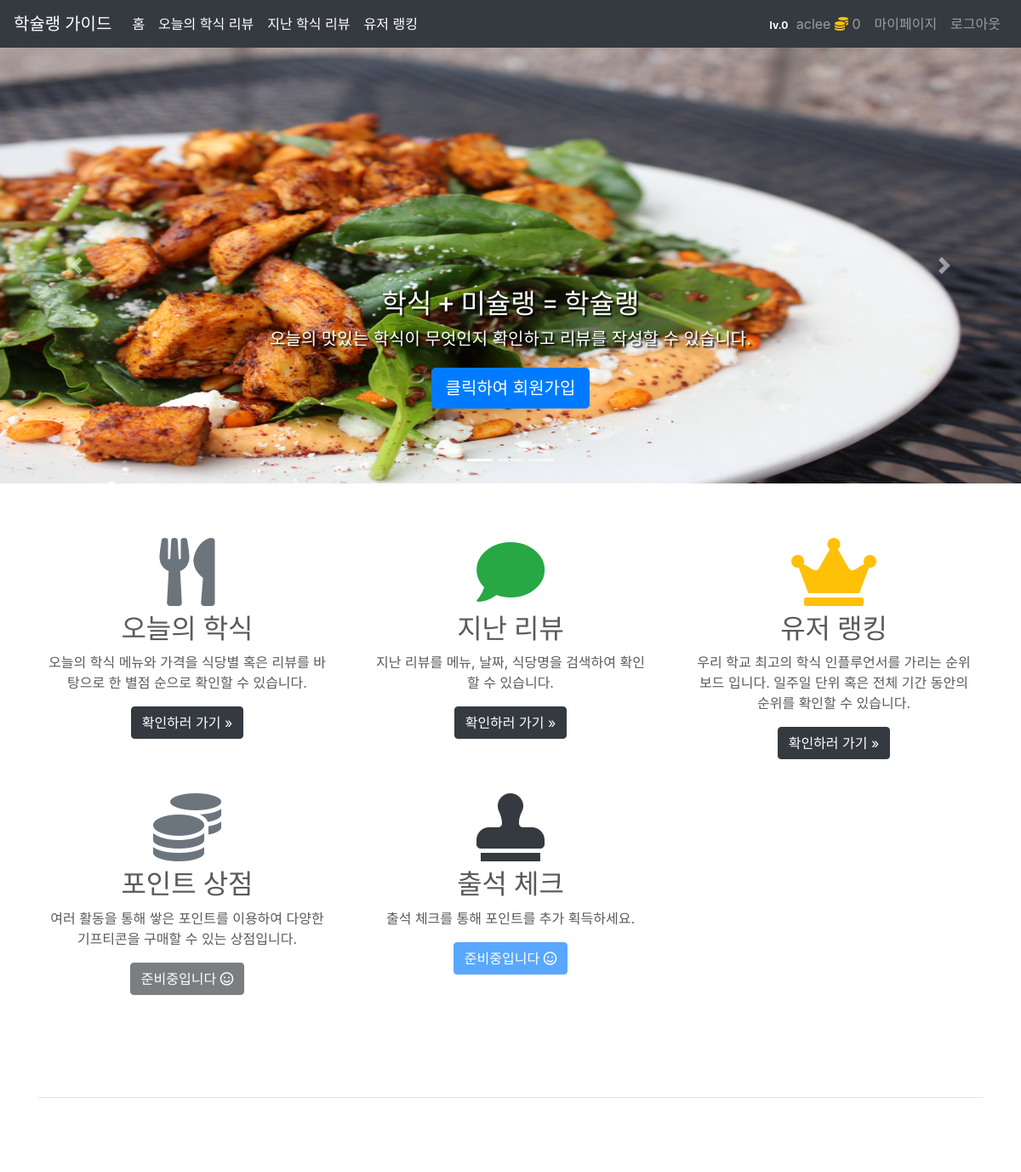
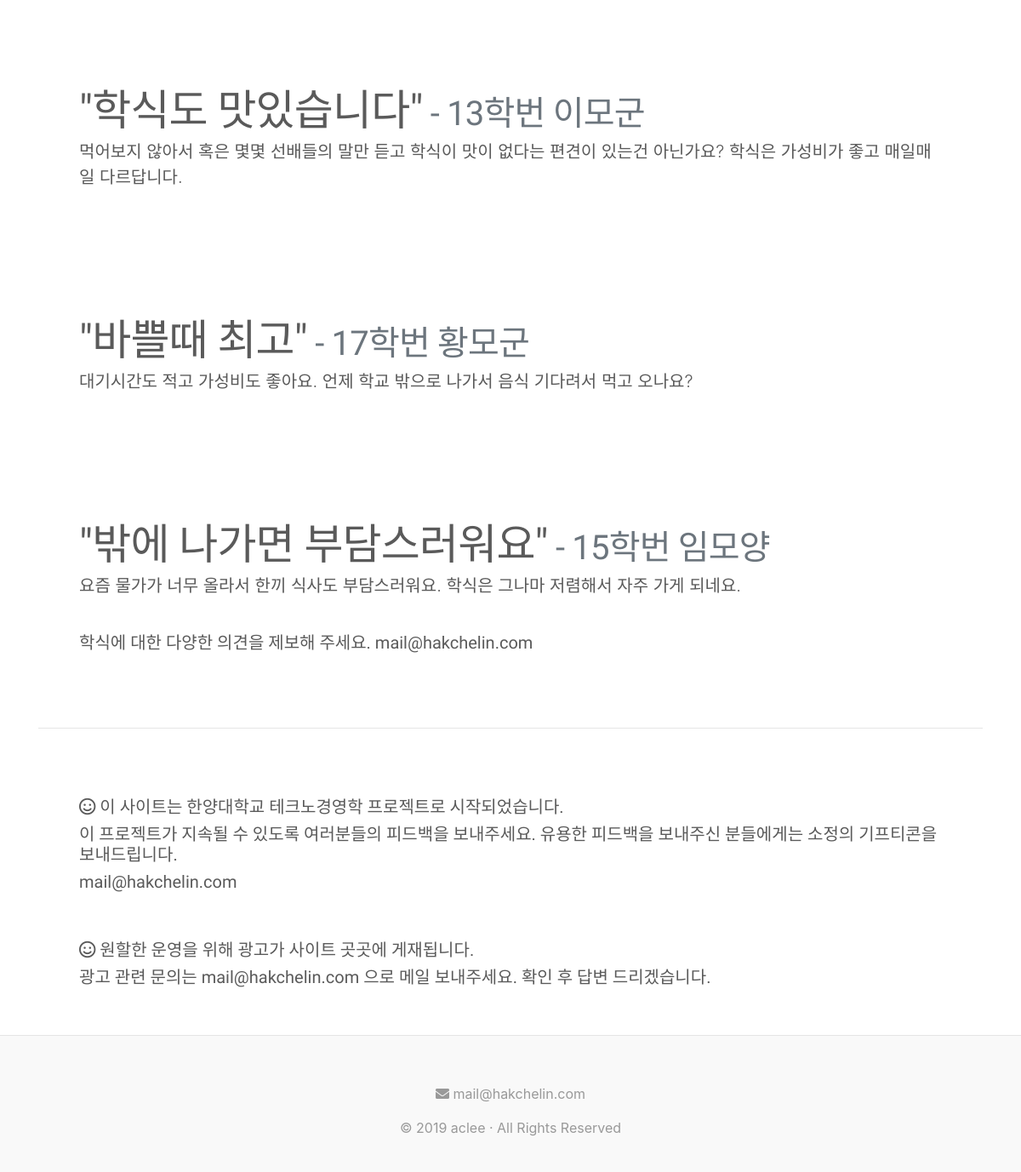
The app's page /home/ (signed in) with its own data (2 pictures, top to bottom).
### users/models.py (models this page shows, shortened)
class CustomUser(AbstractBaseUser, PermissionsMixin):
    email = models.EmailField(unique=True, verbose_name = "이메일")
    sid = models.CharField(unique=True, max_length=10, primary_key=True, verbose_name = "학번")
    name = models.CharField(max_length=20, verbose_name = "닉네임")
    rank = models.IntegerField(default=0, verbose_name = "레벨")
    point = models.IntegerField(default=0, verbose_name = "포인트")
    is_staff = models.BooleanField(default=False, verbose_name = "관리자 여부")
    review_count = models.IntegerField(default=0, verbose_name = "작성 리뷰 수")
    REQUIRED_FIELDS = ['sid', 'name']
    USERNAME_FIELD = 'email'
    objects = CustomAccountManager()
    def get_lvl(self):
        return 'lv.' + str(self.point//500)
    class Meta:
        verbose_name = "user"
        verbose_name_plural = "users"

### reviews/views.py (the view)
# urls.py: 2. Add a URL to urlpatterns:  path('', views.home, name='home')
def home(request):
    return render(request, 'reviews/home.html')

### reviews/templates/reviews/home.html (shortened to what this page needs)
{% extends 'base.html' %}
{% block head %}
{% load static %}
<link href="{% static '/css/carousel.css' %}" rel="stylesheet">
{% endblock %}
{% block content %}
<div id="myCarousel" class="carousel slide" data-ride="carousel">
        <ol class="carousel-indicators">
          <li data-target="#myCarousel" data-slide-to="0" class="active"></li>
          <li data-target="#myCarousel" data-slide-to="1"></li>
          <li data-target="#myCarousel" data-slide-to="2"></li>
        </ol>
        <div class="carousel-inner">
          <div class="carousel-item active">
            <img class="first-slide" src="/media/photos/food1.jpg" alt="First slide">
            <div class="container">
              <div class="carousel-caption">
                <h2 class="txt-shadow">학식 + 미슐랭 = 학슐랭</h2>
                <p class="txt-shadow">오늘의 맛있는 학식이 무엇인지 확인하고 리뷰를 작성할 수 있습니다.</p>
                <p><a class="btn btn-lg btn-primary" href="/registration/register" role="button">클릭하여 회원가입</a></p>
              </div>
            </div>
          </div>
        </div>
        <a class="carousel-control-prev" href="#myCarousel" role="button" data-slide="prev">
          <span class="carousel-control-prev-icon" aria-hidden="true"></span>
        </a>
        <a class="carousel-control-next" href="#myCarousel" role="button" data-slide="next">
          <span class="carousel-control-next-icon" aria-hidden="true"></span>
        </a>
      </div>
      <div class="container marketing">
        <div class="row">
          <div class="col-lg-4">
            <i class="fas fa-utensils text-muted mb-2" style="font-size:5em;"></i>
            <h2>오늘의 학식</h2>
            <p>오늘의 학식 메뉴와 가격을 식당별 혹은 리뷰를 바탕으로 한 별점 순으로 확인할 수 있습니다.</p>
            <p><a class="btn btn-dark" href="/home/today" role="button">확인하러 가기 &raquo;</a></p>
          </div>
          <div class="col-lg-4">
            <i class="fas fa-comment text-success mb-2" style="font-size:5em;"></i>
            <h2>지난 리뷰</h2>
            <p>지난 리뷰를 메뉴, 날짜, 식당명을 검색하여 확인할 수 있습니다.</p>
            <p><a class="btn btn-dark" href="/home/reviews/?type=all" role="button">확인하러 가기 &raquo;</a></p>
          </div>
          <div class="col-lg-4">
            <i class="fas fa-crown text-warning mb-2"  style="font-size:5em;"></i>
            <h2>유저 랭킹</h2>
            <p>우리 학교 최고의 학식 인플루언서를 가리는 순위보드 입니다. 일주일 단위 혹은 전체 기간 동안의 순위를 확인할 수 있습니다.</p>
            <p><a class="btn btn-dark" href="/home/ranking" role="button">확인하러 가기 &raquo;</a></p>
          </div>
        <div class="col-lg-4">
            <i class="fas fa-coins text-secondary mb-2"  style="font-size:5em;"></i>
            <h2>포인트 상점</h2>
            <p>여러 활동을 통해 쌓은 포인트를 이용하여 다양한 기프티콘을 구매할 수 있는 상점입니다.</p>
            <p><button class="btn btn-dark" href="#" role="button" disabled>준비중입니다 <i class="far fa-smile"></i></button></p>
            </div>
          <div class="col-lg-4">
              <i class="fas fa-stamp text-dark mb-2"  style="font-size:5em;"></i>
              <h2>출석 체크</h2>
              <p>출석 체크를 통해 포인트를 추가 획득하세요.</p>
              <p><button class="btn btn-primary" href="#" role="button" disabled>준비중입니다 <i class="far fa-smile"></i></button></p>
          </div>
        </div>
        <hr class="featurette-divider">
        <div class="row featurette">
          <div class="col mx-5">
            <h2 class="featurette-heading">"학식도 맛있습니다"<small class="text-muted"> - 13학번 이모군</small></h2>
            <p class="lead">먹어보지 않아서 혹은 몇몇 선배들의 말만 듣고 학식이 맛이 없다는 편견이 있는건 아닌가요? 학식은 가성비가 좋고 매일매일 다르답니다.</p>
          </div>
        </div>
        <br>
        <div class="row featurette">
            <div class="col mx-5">
                <h2 class="featurette-heading">"바쁠때 최고"<small class="text-muted"> - 17학번 황모군</small></h2>
                <p class="lead">대기시간도 적고 가성비도 좋아요. 언제 학교 밖으로 나가서 음식 기다려서 먹고 오나요? </p>
            </div>
        </div>
        <br>
        <div class="row featurette">
            <div class="col mx-5">
                <h2 class="featurette-heading">"밖에 나가면 부담스러워요"<small class="text-muted"> - 15학번 임모양</small></h2>
                <p class="lead">요즘 물가가 너무 올라서 한끼 식사도 부담스러워요. 학식은 그나마 저렴해서 자주 가게 되네요.</p>
            </div>
        </div>
        <br>
        <div class="row featurette">
            <div class="col mx-5">
                    <h5 class="lead">학식에 대한 다양한 의견을 제보해 주세요. mail@hakchelin.com</h5>
            </div>
        </div>
        <hr class="featurette-divider">
        <div class="row  mb-5">
            <div class="col mx-5">
                    <h5 class="lead"><i class="far fa-smile"></i> 이 사이트는 한양대학교 테크노경영학 프로젝트로 시작되었습니다.</h5>
                    <h5>이 프로젝트가 지속될 수 있도록 여러분들의 피드백을 보내주세요. 유용한 피드백을 보내주신 분들에게는 소정의 기프티콘을 보내드립니다.</h5>
                    <h5>mail@hakchelin.com</h5>
            </div>
        </div>
        <div class="row  mb-5">
            <div class="col mx-5">
                    <h5 class="lead"><i class="far fa-smile"></i> 원할한 운영을 위해 광고가 사이트 곳곳에 게재됩니다.</h5>
                    <h5>광고 관련 문의는 mail@hakchelin.com 으로 메일 보내주세요. 확인 후 답변 드리겠습니다.</h5>
            </div>
        </div>
      </div>
{% endblock %}

### templates/base.html (shortened to what this page needs)
<!DOCTYPE html>
<html>
    {% load static %}
<head>
    <link rel="stylesheet" type="text/css"  href="{% static '/css/style.css' %}">
    <link rel="stylesheet" href="https://stackpath.bootstrapcdn.com/bootstrap/4.1.3/css/bootstrap.min.css">
    <link rel="stylesheet" href="https://use.fontawesome.com/releases/v5.8.2/css/all.css">
{% block head %}{% endblock%}
</head>
<body>
<div class="container-fluid mx-0 px-0 h-100">
<nav class="navbar navbar-expand-lg navbar-dark bg-dark">
  <a class="navbar-brand dohyeon" href="/home">학슐랭 가이드</a>
  <div class="collapse navbar-collapse" id="navbarSupportedContent">
    <ul class="navbar-nav mr-auto">
        <li class="nav-item"><a href="/home" class="active nav-link ">홈</a></li>
        <li class="nav-item"><a href="/home/today/" class="active nav-link ">오늘의 학식 리뷰</a></li>
        <li class="nav-item"><a href="/home/reviews/?type=all" class="active nav-link ">지난 학식 리뷰</a></li>
        <li class="nav-item"><a href="/home/ranking/" class="active nav-link ">유저 랭킹</a></li>
      </ul>
      <ul class="navbar-nav mr-0">
        {% if user.is_authenticated %}
          <li class="nav-item"><a href="#" class="nav-link"><span class="badge badge-dark">{{ user.get_lvl }}</span> {{ user.name }} <span><i class="text-warning fas fa-coins"></i> {{user.point}}</span></a></li>
          <li class="nav-item"><a href="/home/mypage/" class="nav-link">마이페이지</a></li>
          <li class="nav-item"><a href="{% url 'logout' %}" class="nav-link">로그아웃</a></li>
        {% else %}
          <li class="nav-item"><a href="{% url 'login' %}" class="nav-link">로그인</a></li>
          <li class="nav-item"><a href="{% url 'register' %}" class="nav-link">회원가입</a></li>
        {% endif %}
      </ul>
  </div>
  </nav>
        {% block content %}
        {% endblock %}
  </div>
</body>
<footer class="blog-footer">
    <p>
      <div><i class="fas fa-envelope"></i> mail@hakchelin.com</div>
    </p>
    <p>© 2019 aclee &#183; All Rights Reserved</p>
  </footer>
</html>

### static/css/style.css (style rules this page uses)
.dohyeon { font-family: 'Do Hyeon', sans-serif; }
html { font-family: 'Nanum Gothic', sans-serif; }
h1, h2, h3, h4, h5, h6 { font-family: 'Do Hyeon', sans-serif !important; }
.blog-footer { padding: 2.5rem 0; color: #999; text-align: center; background-color: #f9f9f9; border-top: .05rem solid #e5e5e5; }
.blog-footer p:last-child { margin-bottom: 0; }
.txt-shadow { text-shadow: 2px 2px 2px black }

### static/css/carousel.css (style rules this page uses)
body { color: #5a5a5a; }
.carousel { margin-bottom: 4rem; }
.carousel-caption { bottom: 3rem; z-index: 10; }
.carousel-item { height: 32rem; background-color: #777; }
.carousel-item > img { position: absolute; top: 0; left: 0; min-width: 100%; height: 32rem; }
.marketing .col-lg-4 { margin-bottom: 1.5rem; text-align: center; }
.marketing h2 { font-weight: 400; }
.marketing .col-lg-4 p { margin-right: .75rem; margin-left: .75rem; }
.featurette-divider { margin: 5rem 0; }
.featurette-heading { font-weight: 300; line-height: 1; letter-spacing: -.05rem; }
@media (min-width: 40em) { .carousel-caption p { margin-bottom: 1.25rem; font-size: 1.25rem; line-height: 1.4; } }
@media (min-width: 40em) { .featurette-heading { font-size: 50px; } }
@media (min-width: 62em) { .featurette-heading { margin-top: 7rem; } }

### records on screen
CustomUser: get_lvl "lv.0", name "aclee", point "0"
